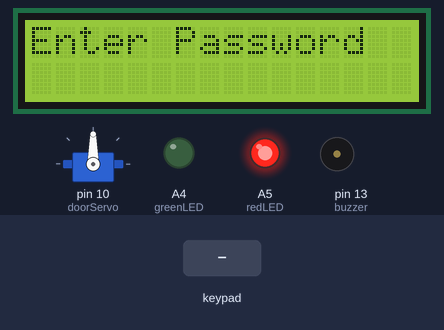
Simulated run of this sketch. Board: Arduino Uno, built with avr-gcc and run on an emulated ATmega328P. On the bench: servo, 16×2 character LCD, output pins drawn as LEDs (lit = HIGH), buzzer (waves = sounding). Inputs (shaded band) come from the test bench.

Above: at 1.2 s.
1.3 s: keypad keys 1 2 3 4 # pressed 0.4 s apart
At 4.2 s:
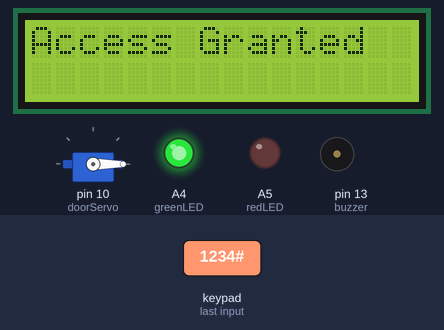
4.8 s: key '#' pressed
7.8 s: key 'A' pressed
10.8 s: keypad keys 1 2 3 4 A pressed 0.4 s apart
At 13.2 s:
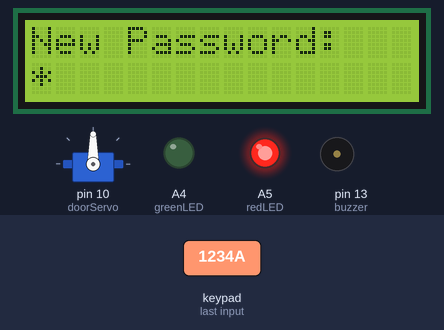
14.3 s: keypad keys 1 2 3 4 * pressed 0.4 s apart
At 16.0 s:
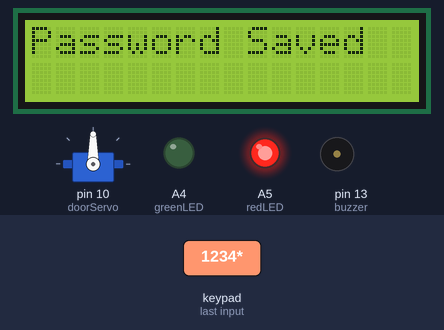
18.1 s: keypad keys 1 2 3 4 D pressed 0.4 s apart
At 20.0 s:
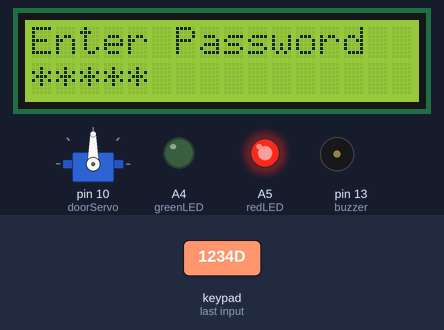
Timing chart, 0 to 21.5 s (numbered marks = the images above; inputs shaded):
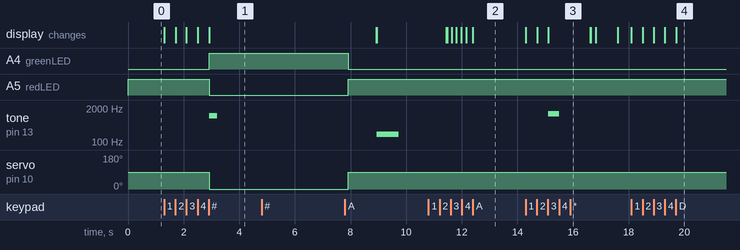

The sketch:

Keypad_Door_Lock_System.ino
```cpp
#include <Keypad.h>
#include <Servo.h>
#include <LiquidCrystal.h>

LiquidCrystal lcd(12,11,A0,A1,A2,A3);

Servo doorServo;

const byte ROWS= 4;
const byte COLS= 4;

char keys[ROWS][COLS]={
  {'1','2','3','A'},
  {'4','5','6','B'},
  {'7','8','9','C'},
  {'*','0','#','D'}
};

byte rowPins[ROWS]={9,8,7,6};
byte colPins[COLS]={5,4,3,2};

Keypad keypad= Keypad(makeKeymap(keys),rowPins,colPins,ROWS,COLS);

String password= "1234";
String input= "";

const int greenLED= A4;
const int redLED= A5;
const int buzzer= 13;

int wrongAttempts= 0;
bool lockedOut= false;

void setup(){
  doorServo.attach(10);
  doorServo.write(90);

  pinMode(greenLED,OUTPUT);
  pinMode(redLED,OUTPUT);
  pinMode(buzzer,OUTPUT);

  digitalWrite(redLED, HIGH);

  lcd.begin(16,2);
  lcd.print("Enter Password");
}

void loop(){

  if (lockedOut) return;

  char key= keypad.getKey();

  if (key){
    if (key =='#'){
      checkPassword();
    }
    else if(key =='*'){
      clearInput();
    }
    else if(key =='A'){
      changePassword();
    }
    else{
      input+=key;
      lcd.setCursor(input.length()-1,1);
      lcd.print("*");
    }
  }
}

void clearInput(){
  input ="";
  lcd.clear();
  lcd.print("Cleared");
  delay(800);
  lcd.clear();
  lcd.print("Enter Password");
  digitalWrite(redLED, HIGH);
}

void checkPassword(){
  lcd.clear();

  if(input== password){
    lcd.print("Access Granted");
    digitalWrite(redLED, LOW);
    digitalWrite(greenLED, HIGH);
    tone(buzzer, 1000, 300);

    doorServo.write(0);
    delay(5000);
    doorServo.write(90);

    digitalWrite(greenLED, LOW);
    digitalWrite(redLED, HIGH);
    wrongAttempts=0;
  }
  else{
    lcd.print("Wrong Password");
    tone(buzzer,200,800);
    delay(1500);

    wrongAttempts++;
    if(wrongAttempts >= 3) alarmLockout();
  }

  input = "";
  delay(1000);
  lcd.clear();
  lcd.print("Enter Password");
  digitalWrite(redLED, HIGH);
}

void alarmLockout(){
  lcd.clear();
  lcd.print("SYSTEM LOCKED!");

  for (int i=0; i<10; i++){
    digitalWrite(redLED, HIGH);
    tone(buzzer,500);
    delay(300);
    digitalWrite(redLED, LOW);
    noTone(buzzer);
    delay(300);
  }

  lockedOut=true;
  delay(10000);
  lockedOut=false;
  wrongAttempts=0;

  digitalWrite(redLED, HIGH);
  lcd.clear();
  lcd.print("Enter Password");
}

void changePassword(){
  lcd.clear();
  lcd.print("Old Password:");
  input="";

  while(input.length() < 4){
    char key = keypad.getKey();
    if(key && key != '*' && key !='#'){
      input+=key;
      lcd.setCursor(input.length()-1,1);
      lcd.print("*");
    }
  }

  if (input== password){
    lcd.clear();
    lcd.print("New Password:");
    input = "";

    while (input.length()<4){
      char key=keypad.getKey();
      if (key && key!='*' && key!='#'){
        input+= key;
        lcd.setCursor(input.length()-1,1);
        lcd.print("*");
      }
    }

    password=input;
    lcd.clear();
    lcd.print("Password Saved");
    tone(buzzer,1200,400);
    delay(1500);
  }
  else{
    lcd.clear();
    lcd.print("Wrong Old Pass");
    tone(buzzer,300,800);
    delay(1500);
  }

  input= "";
  lcd.clear();
  lcd.print("Enter Password");
  digitalWrite(redLED, HIGH);
}
```

Measured:
- after the input at 1.3 s, A4 (greenLED): LOW → HIGH after 1.6 s; A5 (redLED): HIGH → LOW after 1.6 s; tone on pin 13 (buzzer): silent → 1000 Hz after 1.6 s, → silent 0.30 s later; servo on pin 10 (doorServo): 90° → 0° after 1.6 s; the display: first changes at once (image 1 shows a later state)
- after the input at 4.8 s, every drawn part: stays the same
- after the input at 10.8 s, the display: first differs from a run without the input after 0.84 s (image 2 shows a later state)
- after the input at 14.3 s, tone on pin 13 (buzzer): silent → 1200 Hz after 0.81 s, → silent 0.40 s later; the display: first changes at once (image 3 shows a later state)
- after the input at 18.1 s, the display: first changes at once (image 4 shows a later state)
